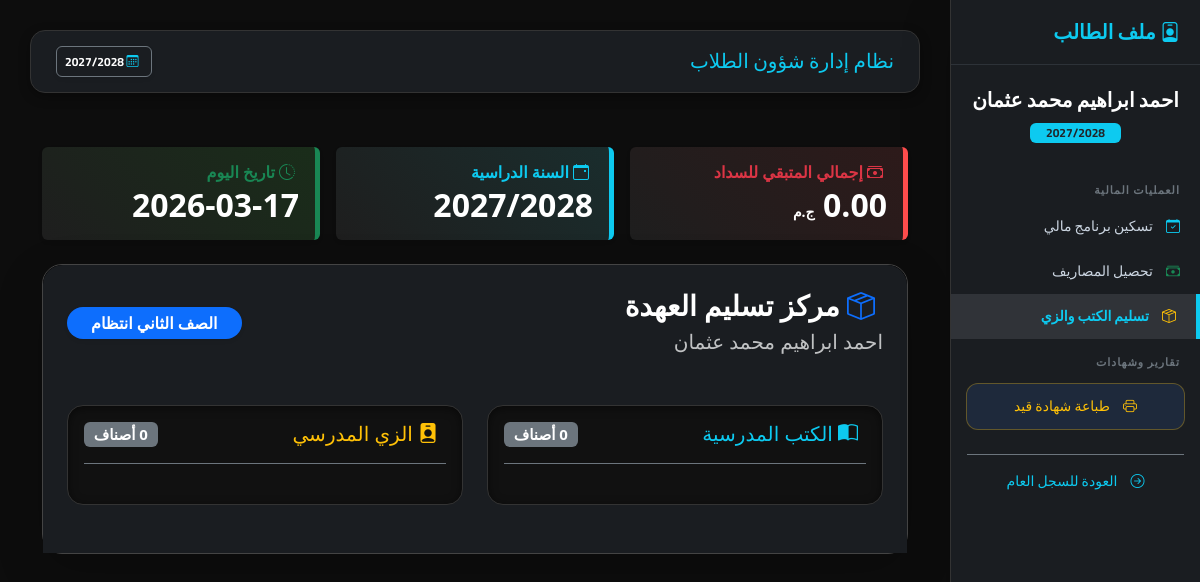
The app's page /finance/student-inventory/4/ (signed in) with its own data.
### students/models.py (models this page shows, shortened)
class Student(models.Model):
    RELIGION_CHOICES = [("Muslim", "مسلم"), ("Christian", "مسيحي")]
    STATUS_CHOICES = [("New", "مستجد"), ("Transferred", "منقول"), ("Home", "عمال"), ("Promoted", "ناجح ومنقول")]
    GENDER_CHOICES = [('Male', 'ذكر'), ('Female', 'أنثى')]
    SPECIALIZATION_CHOICES = [
        ("General", "شعبة عامة"), ("Restaurant", "مطعم"), ("Kitchen", "مطبخ"),
        ("Guidance", "ارشاد"), ("Internal", "اشراف داخلي"), ("Computer", "حاسب الي"),
    ]
    image = models.ImageField("صورة الطالب", upload_to="students/", null=True, blank=True)
    registration_number = models.CharField("رقم القيد", max_length=50, unique=True, blank=True, null=True)
    first_name = models.CharField("الاسم الأول", max_length=100)
    last_name = models.CharField("اسم العائلة", max_length=100)
    national_id_validator = RegexValidator(
        regex=r'^\d{14}$',
        message="الرقم القومي يجب أن يتكون من 14 رقماً فقط."
    )
    national_id = models.CharField(
        "الرقم القومي",
        max_length=14,
        validators=[national_id_validator],
        unique=True,
        null=True, blank=True
    )
    student_code = models.CharField("كود الطالب", max_length=20, unique=True, editable=False)
    date_of_birth = models.DateField("تاريخ الميلاد", null=True, blank=True)
    birth_place = models.CharField("محل الميلاد", max_length=150, blank=True, null=True)
    gender = models.CharField(
        "النوع",
        max_length=10,
        choices=GENDER_CHOICES,
        null=True,
        blank=True
    )
    religion = models.CharField("الديانة", max_length=20, null=True, blank=True, choices=RELIGION_CHOICES)
    nationality = models.CharField("الجنسية", max_length=100, default="مصري")
    address = models.TextField("العنوان", blank=True, null=True)
    mother_name = models.CharField("اسم الأم", max_length=150, null=True, blank=True)
    phone = models.CharField("رقم التليفون", max_length=20, null=True, blank=True)
    enrollment_status = models.CharField("حالة القيد", max_length=20, choices=STATUS_CHOICES, default="New")
    integration_status = models.BooleanField("موقف الدمج", default=False)
    specialization = models.CharField("التخصص", max_length=30, choices=SPECIALIZATION_CHOICES, blank=True, null=True)
    previous_debt = models.DecimalField("مديونية سابقة مرحلة", max_digits=10, decimal_places=2, default=0)
    last_promotion_date = models.DateField(null=True, blank=True)
    grade = models.ForeignKey("students.Grade", on_delete=models.PROTECT, null=True, verbose_name="الصف الدراسي")
    classroom = models.ForeignKey("students.Classroom", on_delete=models.PROTECT, null=True, blank=True, verbose_name="الفصل")
    academic_year = models.ForeignKey("finance.AcademicYear", on_delete=models.CASCADE, verbose_name="السنة الدراسية", related_name="students")
    is_active = models.BooleanField("نشط", default=True)
    created_at = models.DateTimeField(auto_now_add=True)
    class Meta:
        ordering = ["-created_at"]
        verbose_name = "طالب"
        verbose_name_plural = "الطلاب"
    def get_full_name(self):
        first = self.first_name if self.first_name else ""
        last = self.last_name if self.last_name else ""
        full = f"{first} {last}".strip()
        return full if full else f"طالب رقم {self.student_code}"

class Grade(models.Model):
    name = models.CharField("اسم الصف", max_length=100)
    class Meta:
        verbose_name = "صف دراسي"
        verbose_name_plural = "الصفوف الدراسية"

### finance/models.py (models this page shows, shortened)
class AcademicYear(models.Model):
    name = models.CharField(max_length=20)  # مثال: 2025/2026
    is_active = models.BooleanField(default=False)

### finance/views.py (the view, shortened to what this page needs)
# urls.py: path('student-inventory/<int:student_id>/', views.student_inventory_view, name='student_inventory_view'),
@login_required
def student_inventory_view(request, student_id):
    student = get_object_or_404(
        Student.objects.select_related('academic_year', 'grade'),
        id=student_id
    )
    master_items = InventoryMaster.objects.filter(
        grade=student.grade,
        academic_year=student.academic_year
    )
    items_status = []
    total_to_pay = Decimal('0.00')
    context = {
        'student': student,
        'items_status': items_status, # استبدلنا books و uniform بهذه القائمة الموحدة
        'total_to_pay': total_to_pay,
        'page_title': f"مخزن الطالب: {student.get_full_name()}",
        'active_year': student.academic_year,
        'today': timezone.now().date(),
    }
    return render(request, 'finance/student_inventory.html', context)

### config/context_processors.py (called while the page is built)
def active_academic_year(request): # تأكد أن هذا هو نفس الاسم
    active_year = AcademicYear.objects.filter(is_active=True).first()
    return {'active_year': active_year}

### finance/templates/finance/student_inventory.html (shortened to what this page needs)
{% extends 'base.html' %}
{% block content %}
<div class="container py-4" dir="rtl" style="font-family: 'Segoe UI', Tahoma, Geneva, Verdana, sans-serif;">
    <div class="row mb-4 g-3">
        <div class="col-md-4">
            <div class="card h-100 shadow-sm border-0" style="background: linear-gradient(45deg, #1e1e1e, #2d1a1a); border-right: 5px solid #ff4d4d !important;">
                <div class="card-body p-3">
                    <h6 class="text-danger mb-1 fw-bold"><i class="bi bi-cash-stack me-1"></i> إجمالي المتبقي للسداد</h6>
                    <h2 class="fw-bold text-white mb-0">{{ total_to_pay }} <small style="font-size: 14px;">ج.م</small></h2>
                </div>
            </div>
        </div>
        <div class="col-md-4">
            <div class="card h-100 shadow-sm border-0" style="background: linear-gradient(45deg, #1e1e1e, #1a2d2d); border-right: 5px solid #0dcaf0 !important;">
                <div class="card-body p-3">
                    <h6 class="text-info mb-1 fw-bold"><i class="bi bi-calendar-event me-1"></i> السنة الدراسية</h6>
                    <h2 class="fw-bold text-white mb-0">{{ student.academic_year.name }}</h2>
                </div>
            </div>
        </div>
        <div class="col-md-4">
            <div class="card h-100 shadow-sm border-0" style="background: linear-gradient(45deg, #1e1e1e, #1a2d1a); border-right: 5px solid #198754 !important;">
                <div class="card-body p-3">
                    <h6 class="text-success mb-1 fw-bold"><i class="bi bi-clock-history me-1"></i> تاريخ اليوم</h6>
                    <h2 class="fw-bold text-white mb-0">{{ today|date:"Y-m-d" }}</h2>
                </div>
            </div>
        </div>
    </div>
    <div class="card bg-black shadow-lg" style="border-radius: 20px; border: 1px solid #444;">
        <div class="card-header border-0 p-4 d-flex justify-content-between align-items-center" style="background: #1a1d21; border-radius: 20px 20px 0 0;">
            <div>
                <h3 class="mb-1 text-white fw-bold">
                    <i class="bi bi-box-seam text-primary me-2"></i> مركز تسليم العهدة
                </h3>
                <p class="text-light opacity-75 mb-0 fs-5">{{ student.get_full_name }}</p>
            </div>
            <span class="badge bg-primary px-4 py-2 fs-6 rounded-pill shadow-sm">{{ student.grade.name }}</span>
        </div>
        <div class="card-body p-4 bg-dark">
            <div class="row">
                <div class="col-md-6 mb-4">
                    <div class="p-3 rounded-4 shadow-inner" style="background: #111; border: 1px solid #333;">
                        <h5 class="text-white border-bottom border-secondary pb-3 mb-4 d-flex justify-content-between">
                            <span class="text-info"><i class="bi bi-book-half me-2"></i> الكتب المدرسية</span>
                            <span class="badge bg-secondary">{{ books|length }} أصناف</span>
                        </h5>
                    </div>
                </div>
                <div class="col-md-6 mb-4">
                    <div class="p-3 rounded-4 shadow-inner" style="background: #111; border: 1px solid #333;">
                        <h5 class="text-white border-bottom border-secondary pb-3 mb-4 d-flex justify-content-between">
                            <span class="text-warning"><i class="bi bi-person-badge-fill me-2"></i> الزي المدرسي</span>
                            <span class="badge bg-secondary">{{ uniform|length }} أصناف</span>
                        </h5>
                    </div>
                </div>
            </div>
        </div>
    </div>
</div>
{% endblock %}

### finance/templates/base.html (shortened to what this page needs)
{% load static %}
<!DOCTYPE html>
<html lang="ar" dir="rtl">
<head>
    <link href="https://cdn.jsdelivr.net/npm/bootstrap@5.3.2/dist/css/bootstrap.min.css" rel="stylesheet">
    <link href="https://cdn.jsdelivr.net/npm/bootstrap-icons/font/bootstrap-icons.css" rel="stylesheet">
    <link href="https://cdn.jsdelivr.net/npm/select2@4.1.0-rc.0/dist/css/select2.min.css" rel="stylesheet" />
    <link rel="stylesheet" href="https://cdn.jsdelivr.net/npm/select2-bootstrap-5-theme@1.3.0/dist/select2-bootstrap-5-theme.min.css" />
</head>
<body>
<div class="sidebar shadow-lg">
    {% if student and student.id %}
        <h5><i class="bi bi-person-badge"></i> ملف الطالب</h5>
        <div class="text-center mb-4 px-3">
            <span class="d-block fw-bold text-white fs-5">{{ student.get_full_name }}</span>
            <small class="badge bg-info text-dark mt-2 px-3">{{ student.academic_year.name }}</small>
        </div>
        <div class="section-title">العمليات المالية</div>
        <a href="{% url 'assign_plan_with_id' student.id %}">
            <i class="bi bi-calendar-check text-info"></i> تسكين برنامج مالي
        </a>
        <a href="{% url 'quick_collection' %}?student_id={{ student.id }}">
            <i class="bi bi-cash-stack text-success"></i> تحصيل المصاريف
        </a>
        <a href="{% url 'student_inventory_view' student.id %}"
           class="{% if request.resolver_match.url_name == 'student_inventory_view' %}active-link{% endif %}">
            <i class="bi bi-box-seam text-warning"></i> تسليم الكتب والزي
        </a>
        <div class="section-title">تقارير وشهادات</div>
        <a href="javascript:void(0);" onclick="printEnrollmentCertificate()" class="admin-action-btn mt-2" style="color: #ffc107; border-color: rgba(255,193,7,0.3);">
            <i class="bi bi-printer"></i> طباعة شهادة قيد
        </a>
        <a href="{% url 'student_list' %}" class="text-info text-center d-block mt-4 border-top border-secondary pt-3 mx-3">
            <i class="bi bi-arrow-right-circle"></i> العودة للسجل العام
        </a>
    {% endif %}
    </div>
<div class="main-content">
    <div class="top-navbar d-flex justify-content-between align-items-center">
        <h5 class="mb-0 text-info">{% block page_title %}نظام إدارة شؤون الطلاب{% endblock %}</h5>
        <div class="d-flex align-items-center">
            <span class="badge bg-dark border border-secondary p-2 shadow-sm">
                <i class="bi bi-calendar3 me-1 text-info"></i>
                {{ active_year.name|default:"لم يتم تحديد سنة" }}
            </span>
        </div>
    </div>
    {% block content %}{% endblock %}
</div>
</body>
</html>

### finance/templates/base.html (style rules this page uses)
:root { --bg-dark: #0f1113; --sidebar-bg: #1a1d21; --accent-color: #0dcaf0; --text-muted: #cbd5e1; --danger-soft: #ea868f; }
body { font-family: 'Cairo', sans-serif; background-color: var(--bg-dark); color: #ffffff; margin: 0; overflow-x: hidden; }
.sidebar { height: 100vh; background: var(--sidebar-bg); padding-top: 20px; position: fixed; width: 250px; right: 0; z-index: 1000; border-left: 1px solid #333; transition: all 0.3s ease; overflow-y: auto; }
.sidebar h5 { color: var(--accent-color); font-weight: 700; padding: 0 20px 20px; border-bottom: 1px solid #2d3238; margin-bottom: 20px; }
.sidebar a { color: var(--text-muted); padding: 12px 20px; display: block; text-decoration: none; transition: 0.3s; font-size: 14px; }
.sidebar a i { margin-left: 10px; }
.sidebar a.active-link { background: rgba(245, 246, 247, 0.1); color: var(--accent-color); font-weight: bold; border-right: 4px solid var(--accent-color); }
.section-title { font-size: 11px; text-transform: uppercase; color: #6c757d; padding: 15px 20px 5px; font-weight: bold; letter-spacing: 1px; }
.admin-action-btn { background: #1e293b; border: 1px solid #334155; margin: 10px 15px; border-radius: 12px; color: var(--accent-color); padding: 12px; display: block; text-decoration: none; text-align: center; font-size: 14px; transition: 0.3s; }
.main-content { margin-right: 250px; padding: 30px; min-height: 100vh; }
.top-navbar { background: var(--sidebar-bg); padding: 15px 25px; border-radius: 15px; margin-bottom: 30px; border: 1px solid #333; box-shadow: 0 4px 12px rgba(0,0,0,0.3); }

### finance/templates/finance/student_inventory.html (style rules this page uses)
body { background-color: #0d0d0d; }
.bg-dark { background-color: #1a1d21 !important; }
.bg-black { background-color: #000 !important; }
.text-white { color: #ffffff !important; }
.shadow-inner { box-shadow: inset 0 2px 10px rgba(0,0,0,0.5); }

### records on screen
Student: get_full_name "احمد ابراهيم محمد عثمان", academic_year.name "2027/2028", grade.name "الصف الثاني انتظام"
AcademicYear: name "2027/2028"

### other values on screen
{{ total_to_pay }} "0.00"
{{ books|length }} "0"
{{ uniform|length }} "0"
